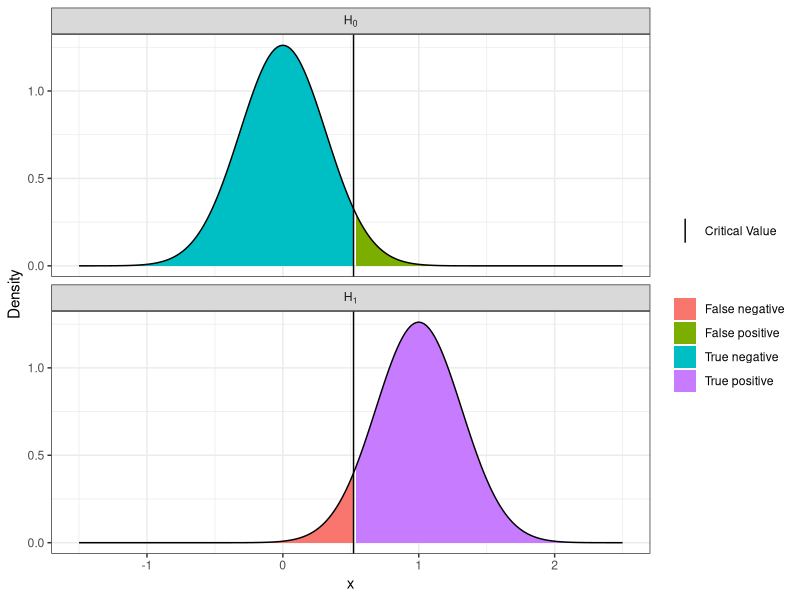
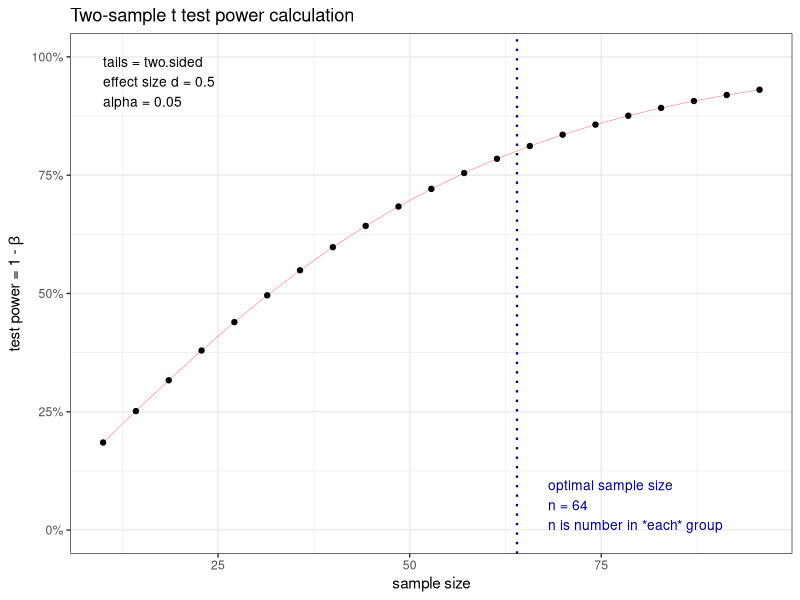
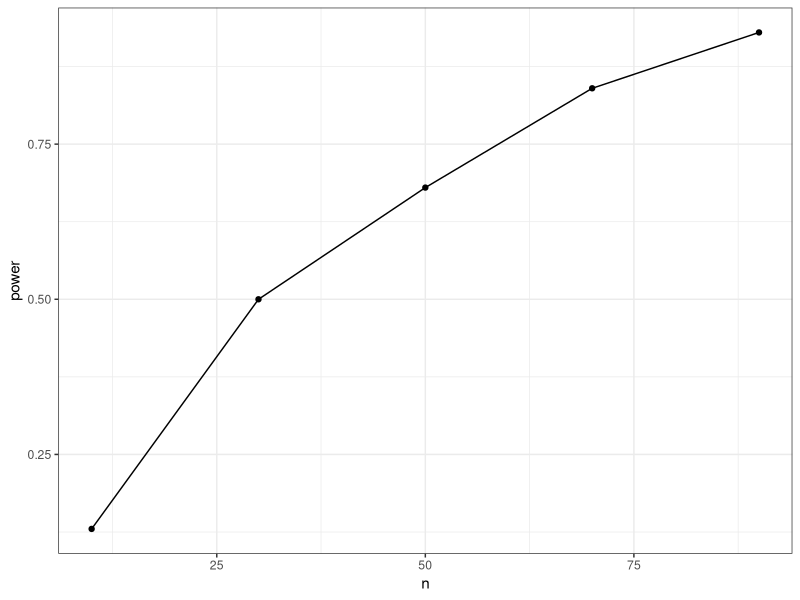
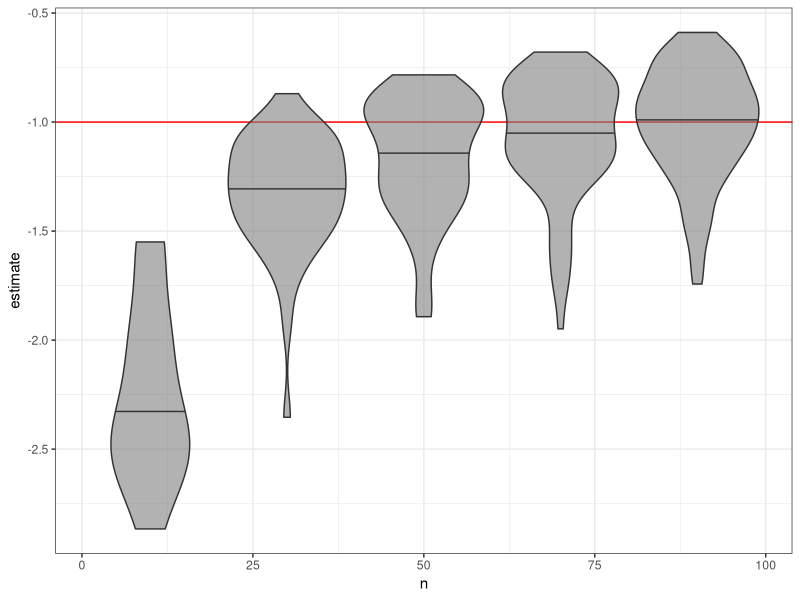

Write the R code that produced these figures, in order.
## ---- chunk 1
knitr::opts_chunk$set(echo = TRUE)
library("tidyverse")
theme_set(theme_bw())
## ---- chunk 2
library(tidyverse)

n <- 10
alpha <- 0.05
delta <- 1
sd <- 1
mx <- 2.5
mn <- -1.5

crit <- qnorm(alpha, mean = 0, sd = sd/sqrt(n), lower.tail = FALSE)

H0 <- tibble(x = seq(mn, mx, length = 201), 
       y = dnorm(x = x, mean = 0, sd = sd / sqrt(n)), 
       what = if_else(x < crit, true = "True negative", false = "False positive"))

H1 <- tibble(x = seq(mn, mx, length = 201), 
       y = dnorm(x = x, mean = delta, sd = sd / sqrt(n)), 
       what = if_else(x > crit, true = "True positive", false = "False negative"))
  
H <- bind_rows(`H[0]` = H0, 
          `H[1]` = H1, 
          .id = "Hypothesis")

ggplot(H, mapping = aes(x = x, y = y, fill = what)) + 
  geom_area() +
  geom_line(aes(group = 1)) +
  geom_vline(aes(xintercept = crit, linetype = "Critical Value")) +
  facet_wrap(~ Hypothesis, ncol = 1, labeller = label_parsed) +
  labs(x = "x", y = "Density", linetype = "", fill = "")
## ---- chunk 3
library("pwr")
pow <- pwr.t.test(d = 0.5, sig.level = 0.05, power = 0.8)
pow
## ---- chunk 4
plot(pow)
## ---- chunk 5

# data info
n <- 30 #number observations in each group
delta <- 1 # difference between means
sd <- 2 # standard deviation

# simulate means
mu <- rep(c(0, delta), each = n)

# add noise
y <- mu + rnorm(length(mu), sd = sd)

## predictor
x <- factor(rep(c("A", "B"), each = n))

# run test
test <- t.test(y ~ x)
## ---- chunk 6
test

broom::glance(test)
## ---- chunk 7
sim_t_test <- function(n, delta, sd, ...){
  # simulate means
  mu <- rep(c(0, delta), each = n)
  # add noise
  y <- mu + rnorm(length(mu), sd = sd)
  ## predictor
  x <- factor(rep(c("A", "B"), each = n))
  
  # run test
  test <- t.test(y ~ x)
  broom::tidy(test) %>% mutate(n = n, delta = delta, sd = sd)
}

sim_t_test(n = 30, delta = 1, sd = 2)

## ---- chunk 8
nrep = 100

control <- crossing(rep_no = 1:nrep, n = seq(10, 100, 20)) 

runs <- control %>%
  pmap_df(sim_t_test, delta = 1, sd = 2) %>% 
  mutate(sig = p.value <= 0.05)

p <- runs  %>%
  group_by(n) %>%
  summarise(power = mean(sig)) %>%
  ggplot(aes(x = n, y = power)) +
  geom_line() +
  geom_point()
## ---- chunk 9
p
## ---- chunk 10
runs %>%
  filter(sig) %>%
  ggplot(aes(x = n, y = estimate, group = n)) +
  geom_hline(yintercept = -1, colour = "red") +
  geom_violin(draw_quantiles = 0.5, fill = "grey50", alpha = 0.6)
